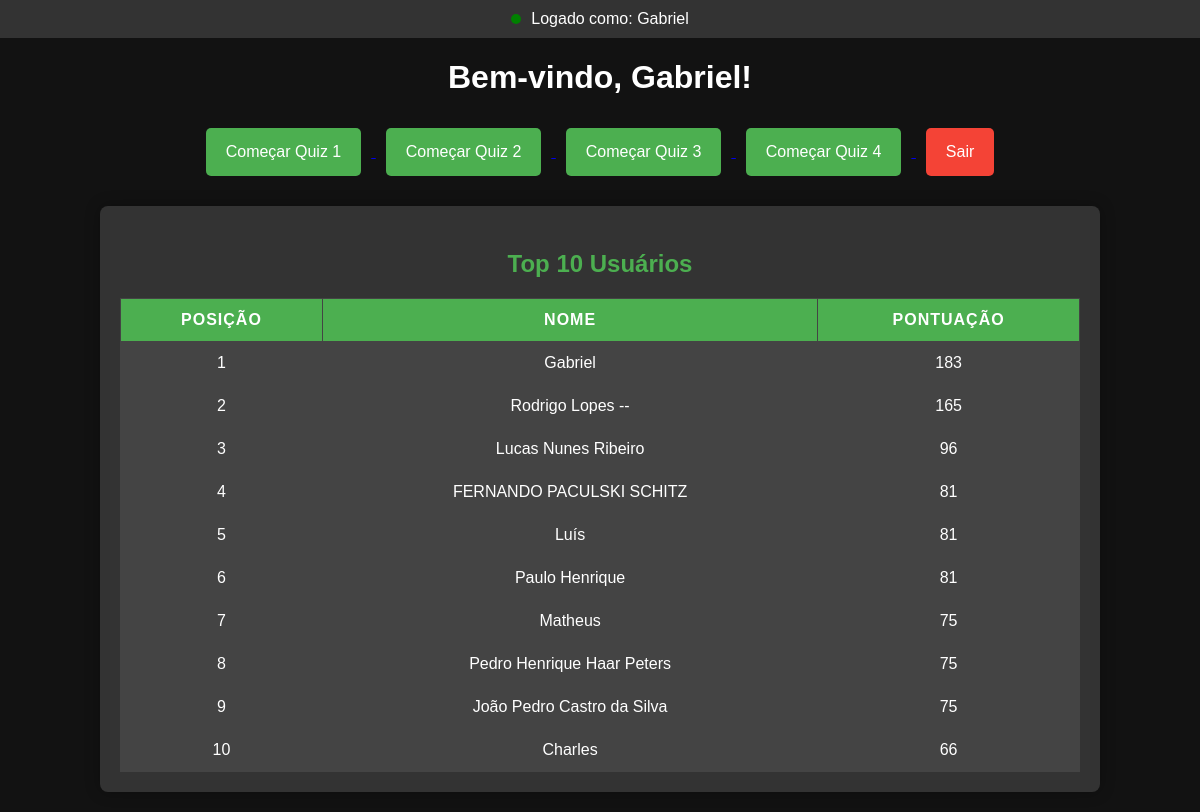
The page /pagina1.php (signed in) on the database its author committed.
### tables this page shows
CREATE TABLE `users` (
  `id` int(11) NOT NULL,
  `nome` varchar(100) NOT NULL,
  `email` varchar(100) NOT NULL,
  `senha` varchar(255) NOT NULL,
  `pontuacao` int(11) DEFAULT 0
);

### pagina1.php (the view, shortened to what this page needs)
<?php
include('conexao.php');
$user_name = $_SESSION['user_name'];
$query = "SELECT nome, pontuacao FROM users ORDER BY pontuacao DESC LIMIT 10";
$result = mysqli_query($conn, $query);
?>
<!DOCTYPE html>
<html lang="pt-BR">
<head>
    <link rel="stylesheet" href="pagina1.css">
</head>
<body>
    <header class="login-status">
        <div class="status-indicator">
            <span class="status-circle"></span>
            <span class="status-text">Logado como: <?php echo $user_name; ?></span>
        </div>
    </header>
    <div class="controls-container">
        <h1>Bem-vindo, <?php echo $user_name; ?>!</h1>
        <a href="quiz.html">
            <button class="start-quiz">Começar Quiz 1</button>
        </a>
        <a id="quiz2-link" href="quiz2.html" class="disabled">
            <button class="start-quiz button">Começar Quiz 2</button>
        </a>
        <a id="quiz3-link" href="quiz3.html" class="disabled">
            <button class="start-quiz button">Começar Quiz 3</button>
        </a>
        <a id="quiz4-link" href="quiz4.html" class="disabled">
            <button class="start-quiz button">Começar Quiz 4</button>
        </a>
        <a href="logout.php">
            <button id="logout-button" class="start-quiz">Sair</button>
        </a>
    </div>
    <div class="ranking-container">
        <h3>Top 10 Usuários</h3>
        <?php if (mysqli_num_rows($result) > 0): ?>
            <table>
                <thead>
                    <tr>
                        <th>Posição</th>
                        <th>Nome</th>
                        <th>Pontuação</th>
                    </tr>
                </thead>
                <tbody>
                    <?php
                    $position = 1;
                    while ($row = mysqli_fetch_assoc($result)) {
                        echo "<tr>
                                <td>{$position}</td>
                                <td>{$row['nome']}</td>
                                <td>{$row['pontuacao']}</td>
                              </tr>";
                        $position++;
                    }
                    ?>
                </tbody>
            </table>
        <?php else: ?>
            <p>Não há dados de ranking disponíveis.</p>
        <?php endif; ?>
    </div>
</body>
</html>

### pagina1.css (style rules this page uses)
body { font-family: Arial, sans-serif; background-color: #121212; color: #fff; margin: 0; padding: 0; }
header { background-color: #333; padding: 10px; text-align: center; color: #fff; }
.status-indicator { display: flex; align-items: center; justify-content: center; }
.status-circle { width: 10px; height: 10px; background-color: green; border-radius: 50%; margin-right: 10px; }
.status-text { font-size: 16px; }
.controls-container { margin-top: 20px; text-align: center; }
.start-quiz { background-color: #4CAF50; color: white; border: none; padding: 15px 20px; font-size: 16px; cursor: pointer; border-radius: 5px; margin: 10px; transition: background-color 0.3s ease; }
button#logout-button { background-color: #f44336; }
.ranking-container { background-color: #333; padding: 20px; margin-top: 30px; border-radius: 8px; box-shadow: 0 0 15px rgba(0, 0, 0, 0.3); width: 80%; margin: 20px auto; color: #fff; }
.ranking-container h3 { text-align: center; font-size: 24px; color: #4CAF50; margin-bottom: 20px; }
table { width: 100%; border-collapse: collapse; margin-top: 10px; }
table th, table td { padding: 12px; text-align: center; border: 1px solid #444; font-size: 16px; }
table th { background-color: #4CAF50; color: white; text-transform: uppercase; letter-spacing: 1px; }
table td { background-color: #444; color: white; }
table tbody tr:nth-child(odd) { background-color: #555; }
table tbody td { font-size: 16px; }
table tbody tr { transition: background-color 0.3s ease; }

### rows shown on the page
users: nome "Gabriel", pontuacao "183"
users: nome "Rodrigo Lopes --", pontuacao "165"
users: nome "Lucas Nunes Ribeiro", pontuacao "96"
users: nome "FERNANDO PACULSKI SCHITZ", pontuacao "81"
users: nome "Luís", pontuacao "81"
users: nome "Paulo Henrique", pontuacao "81"
users: nome "Matheus", pontuacao "75"
users: nome "Pedro Henrique Haar Peters", pontuacao "75"
users: nome "João Pedro Castro da Silva", pontuacao "75"
users: nome "Charles", pontuacao "66"

### other values the page prints
$user_name "Gabriel"
